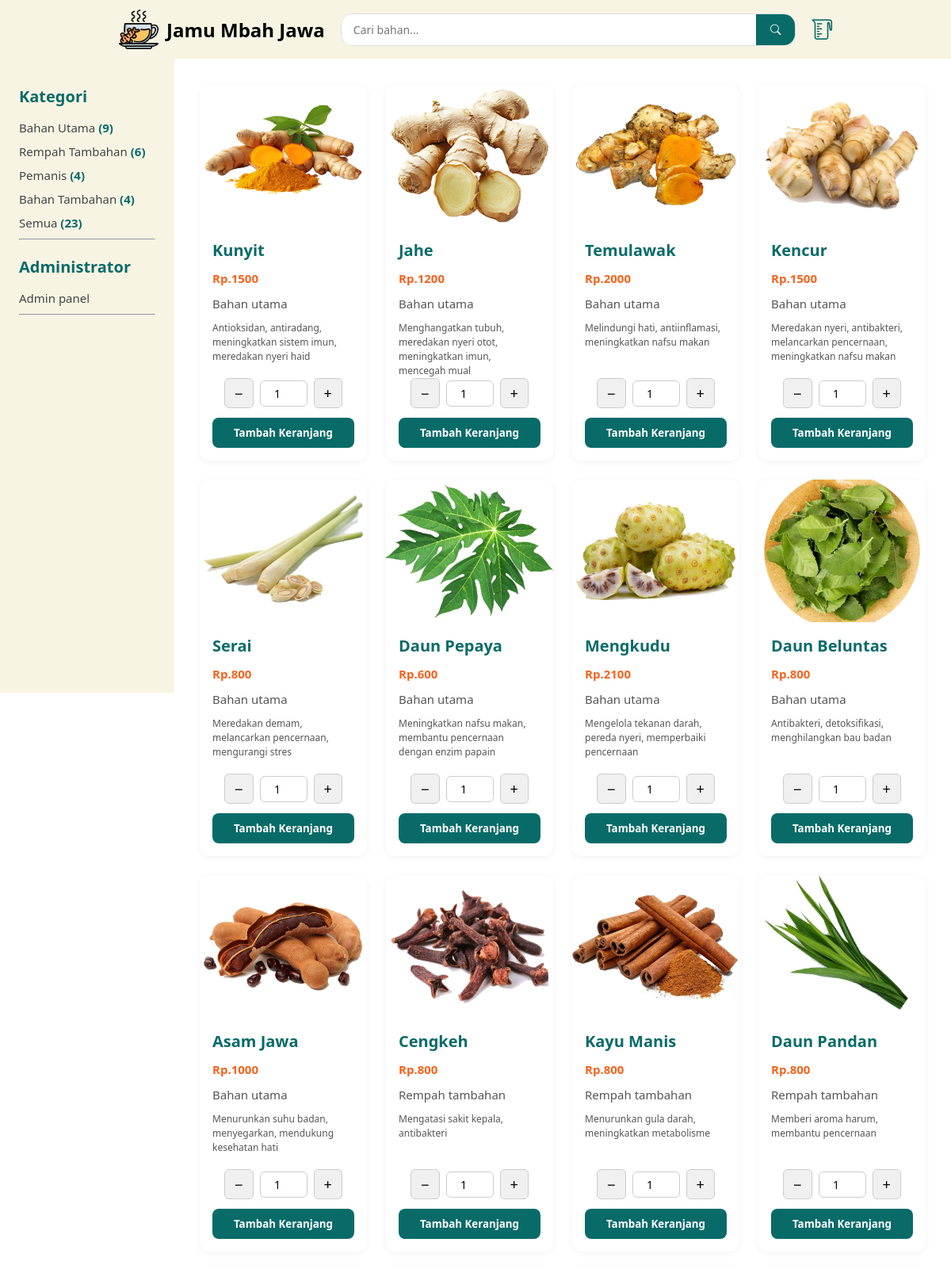
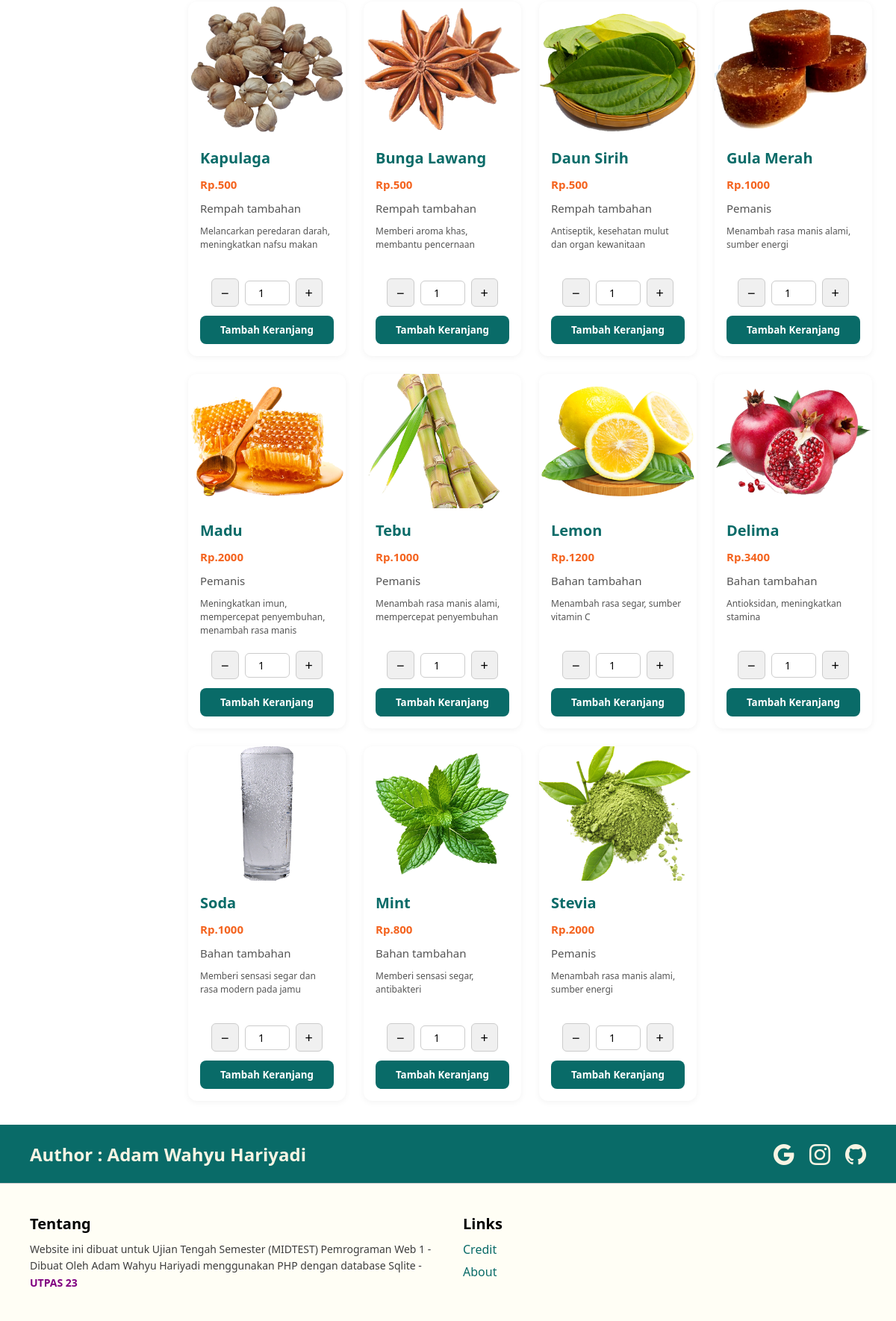
The page / on the database its author committed (2 pictures, top to bottom).
### tables this page shows
CREATE TABLE bahan (
  id INTEGER PRIMARY KEY,
  nama TEXT NOT NULL,
  deskripsi TEXT NOT NULL,
  harga INTEGER NOT NULL,
  jenis TEXT NOT NULL,
  foto VARCHAR(255)
);

### backend/koneksi.php (called while the page is built)
<?php
try{
    $kon = new \PDO('sqlite:'.__DIR__.'/../database/database.db');
}catch(\PDOException $e){
    echo $e->getMessage();
}
$namaToko = "Jamu Mbah Jawa";
include "worker.php";
include "call.php";

### backend/worker.php (called while the page is built, shortened)
<?php
class TableBahan{
    function fetchAllBahan(){
        global $kon;
        $stmt = $kon->query("SELECT * FROM bahan ORDER BY id ASC");
        return $stmt->fetchAll(PDO::FETCH_ASSOC);
    }
    function countEachDataCategory($cat){
        global $kon;
        $cat = "%$cat%";
        $stmt = $kon->prepare("SELECT * FROM bahan WHERE  jenis LIKE :cat");
        $stmt->bindParam(":cat", $cat);
        $stmt->execute();
        return count($stmt->fetchAll(PDO::FETCH_ASSOC));
    }
}
$bahan = new TableBahan();

### backend/call.php (called while the page is built, shortened)
<?php
$totalBahanUtama = $bahan->countEachDataCategory('bahan utama');
$totalRempahTambahan = $bahan->countEachDataCategory('rempah tambahan');
$totalPemanis = $bahan->countEachDataCategory('pemanis');
$totalBahanTambahan = $bahan->countEachDataCategory('bahan tambahan');
$totalBahan = count($bahan->fetchAllBahan());

### index.php (the view, shortened to what this page needs)
<?php
include("backend/koneksi.php");
$search = $_GET['search'] ?? '';
if ($search !== ''){
    $listBahan = $bahan->search($search);
}else{
    $listBahan = $bahan->fetchAllBahan();
}
?>
<!DOCTYPE html>
<html lang="id">
<head>
    <link rel="stylesheet" href="https://cdn.jsdelivr.net/npm/bootstrap-icons@1.13.1/font/bootstrap-icons.min.css">
    <link rel="stylesheet" href="asset/css/navbar.css">
    <link rel="stylesheet" href="asset/css/index.css">
    <link rel="stylesheet" href="asset/css/footer.css">
    <link rel="stylesheet" href="asset/css/global.css">
    <link rel="stylesheet" href="asset/css/card.css">
</head>
<body>
    <header>
        <?php include("pages/components/navbar.php"); ?>
    </header>
    <main>
        <div class="sidebar">
            <div class="side-content">
                <div class="category">
                    <h2>Kategori</h2>
                    <a href="?search=bahan+utama">Bahan Utama <span class="highlight-indicator">(<?= $totalBahanUtama; ?>)</span></a>
                    <a href="?search=rempah+tambahan">Rempah Tambahan <span class="highlight-indicator">(<?= $totalRempahTambahan; ?>)</span></a>
                    <a href="?search=pemanis">Pemanis <span class="highlight-indicator">(<?= $totalPemanis; ?>)</span></a>
                    <a href="?search=bahan+tambahan">Bahan Tambahan <span class="highlight-indicator">(<?= $totalBahanTambahan; ?>)</span></a>
                    <a href="?search=">Semua <span class="highlight-indicator">(<?= $totalBahan ?>)</span></a>
                    <hr>
                </div>
                <div class="admin">
                    <h2>Administrator</h2>
                    <a href="pages/admin/">Admin panel</a>
                    <hr>
                </div>
            </div>
        </div>
    <?php if (!empty($listBahan)): ?>
        <div class="content">
            <div class="card-grid">
                <?php foreach ($listBahan as $b): ?>
                <div class="card">
                    <img src="<?= $b['foto'] ?>" alt="<?= $b['nama'] ?>" class="card-img">
                    <div class="card-body">
                        <h3 class="card-title"><?= $b['nama'] ?></h3>
                        <h3 class="card-price">Rp.<?= $b['harga'] ?></h3>
                        <p class="card-category"><?= $b['jenis'] ?></p>
                        <p class="card-description"><?= $b['deskripsi'] ?></p>
                        <form action="" method="post" class="keranjang-form">
                            <div class="porsi-control">
                                <button type="button" class="kurang">−</button>
                                <input type="number" name="porsi" class="porsi-input" value="1" min="1" readonly>
                                <button type="button" class="tambah">+</button>
                            </div>
                            <button type="submit" class="card-button">Tambah Keranjang</button>
                        </form>
                    </div>
                </div>
                <?php endforeach; ?>
            </div>
            <?php else: ?>
                <p class="not-found">Tidak ada bahan... :( </p>
        </div>
            <?php endif; ?>
    </main>
    <footer>
        <?php include("pages/components/footer.php"); ?>
    </footer>
</body>
</html>

### pages/components/navbar.php (shortened to what this page needs)
<nav>
    <div class="logo">
        <img src="../asset/img/ginger-tea.png" alt="Logo" height="50px">
        <h2><?= $namaToko ?></h2>
    </div>
    <div class="search-container">
        <form action="/" method="get" class="search">
            <input type="text" name="search" id="search" placeholder="Cari bahan...">
            <button type="submit"><i class="bi bi-search"></i></button>
        </form>
    </div>
    <div class="cart">
        <a href="pages/keranjang.php"><i class="bi bi-measuring-cup"></i></a>
    </div>
</nav>

### pages/components/footer.php
<div class="social">
    <p>Author : Adam Wahyu Hariyadi</p>
    <div class="social-links">
        <ul class="link">
            <li><a target="_blank" href="mailto:adamdesign19@gmail.com"><i class="bi bi-google"></i></a></li>
            <li><a target="_blank" href="https://instagram.com/adamwahyuh"><i class="bi bi-instagram"></i></a></li>
            <li><a target="_blank" href="https://github.com/adamwahyuh"><i class="bi bi-github"></i></a></li>
        </ul>
    </div>
</div>
<div class="yapping">
    <div class="tentang">
        <h2>Tentang</h2>
        <p>Website ini dibuat untuk Ujian Tengah Semester (MIDTEST) Pemrograman Web 1 - Dibuat Oleh Adam Wahyu Hariyadi menggunakan PHP dengan database Sqlite -
            <a style="color:purple; font-weight:900;" href="https://utpas.ac.id">UTPAS 23</a></p>
    </div>
    <div class="credit">
        <h2>Links</h2>
        <ul>
            <li><a href="#">Credit</a></li>
            <li><a href="#">About</a></li>
        </ul>
    </div>
</div>

### asset/css/navbar.css (style rules this page uses)
nav { display: flex; align-items: center; justify-content: space-between; padding: 12px 150px; background-color: var(--primary-color); gap: 20px; flex-wrap: wrap; }
nav .logo { display: flex; align-items: center; gap: 10px; flex-shrink: 0; }
.search-container { flex: 1; display: flex; justify-content: center; }
.search { display: flex; width: 100%; max-width: 800px; background-color: white; border-radius: 15px; overflow: hidden; border: 1px solid #ddd; }
.search input[type="text"] { flex: 1; padding: 10px 15px; border: none; outline: none; font-size: 14px; }
.search button { background-color: var(--secondary-color); color: white; border: none; padding: 10px 18px; cursor: pointer; transition: background-color 0.3s ease; }
nav .cart a { font-size: 1.6rem; color: var(--secondary-color); transition:0.3s ease; flex-shrink: 0; }
.cart { position: relative; display: inline-block; }
a { text-decoration: none; }

### asset/css/index.css (style rules this page uses)
* { padding: 0; margin: 0; box-sizing: border-box; }
.highlight-indicator { color: var(--secondary-color); font-weight: 900; }
header { position: sticky; z-index: 99; top: 0; }
main { display: flex; min-height: 100vh; width: 100%; }
.sidebar { width: 220px; background-color: var(--primary-color); padding: 24px; position: sticky; top: 60px; height: 100vh; overflow-y: auto; }
.sidebar .category { margin-top: 10px; }
.sidebar h2 { font-size: 20px; color: var(--secondary-color); margin-bottom: 16px; }
.sidebar a { display: block; text-decoration: none; color: #444; margin-bottom: 10px; font-size: 15px; transition: color 0.3s, transform 0.3s; }
.content { flex: 1; padding: 32px; }
.category { margin-bottom: 20px; }

### asset/css/footer.css (style rules this page uses)
footer { display: flex; flex-direction: column; background-color: #f0ead2; color: #3e3e3e; }
footer .social { display: flex; flex-wrap: wrap; justify-content: space-between; background-color: var(--secondary-color); padding: 20px 40px; align-items: center; color: white; }
footer .social p { font-size: 24px; font-weight: bold; color: var(--primary-color); margin: 0; }
footer .social .social-links ul { display: flex; gap: 20px; list-style: none; padding: 0; margin: 0; }
footer .social .social-links a { font-size: 28px; color: var(--primary-color); transition: transform 0.3s, color 0.3s; }
footer .yapping { display: flex; flex-wrap: wrap; justify-content: space-between; padding: 40px; gap: 40px; background-color: #fffef5; border-top: 1px solid #ccc; }
footer .tentang, footer .credit { flex: 1 1 30px; }
footer .tentang h2, footer .credit h2 { font-size: 20px; color: black; margin-bottom: 10px; }
footer .tentang p { font-size: 14px; line-height: 1.6; }
footer .credit ul { list-style-type: none; padding: 0; }
footer .credit ul li { margin-bottom: 8px; }
footer .credit ul li a { text-decoration: none; color: var(--secondary-color); font-weight: 500; transition: color 0.3s ease; }

### asset/css/global.css (style rules this page uses)
:root { --primary-color : #f8f4e3; --secondary-color :#096B68; --white: #fff; --gray: #f4f4f4; --border: #e0e0e0; --danger: #e74c3c; }
* { padding: 0; margin: 0; font-family: 'Segoe UI', sans-serif; }

### rows shown on the page
bahan: foto (picture), nama "Kunyit", harga "1500", jenis "Bahan utama", deskripsi "Antioksidan, antiradang, meningkatkan sistem imun, meredakan nyeri haid"
bahan: foto (picture), nama "Jahe", harga "1200", jenis "Bahan utama", deskripsi "Menghangatkan tubuh, meredakan nyeri otot, meningkatkan imun, mencegah mual"
bahan: foto (picture), nama "Temulawak", harga "2000", jenis "Bahan utama", deskripsi "Melindungi hati, antiinflamasi, meningkatkan nafsu makan"
bahan: foto (picture), nama "Kencur", harga "1500", jenis "Bahan utama", deskripsi "Meredakan nyeri, antibakteri, melancarkan pencernaan, meningkatkan nafsu makan"
bahan: foto (picture), nama "Serai", harga "800", jenis "Bahan utama", deskripsi "Meredakan demam, melancarkan pencernaan, mengurangi stres"
bahan: foto (picture), nama "Daun Pepaya", harga "600", jenis "Bahan utama", deskripsi "Meningkatkan nafsu makan, membantu pencernaan dengan enzim papain"
bahan: foto (picture), nama "Mengkudu", harga "2100", jenis "Bahan utama", deskripsi "Mengelola tekanan darah, pereda nyeri, memperbaiki pencernaan"
bahan: foto (picture), nama "Daun Beluntas", harga "800", jenis "Bahan utama", deskripsi "Antibakteri, detoksifikasi, menghilangkan bau badan"
bahan: foto (picture), nama "Asam Jawa", harga "1000", jenis "Bahan utama", deskripsi "Menurunkan suhu badan, menyegarkan, mendukung kesehatan hati"
bahan: foto (picture), nama "Cengkeh", harga "800", jenis "Rempah tambahan", deskripsi "Mengatasi sakit kepala, antibakteri"
bahan: foto (picture), nama "Kayu Manis", harga "800", jenis "Rempah tambahan", deskripsi "Menurunkan gula darah, meningkatkan metabolisme"
bahan: foto (picture), nama "Daun Pandan", harga "800", jenis "Rempah tambahan", deskripsi "Memberi aroma harum, membantu pencernaan"
bahan: foto (picture), nama "Kapulaga", harga "500", jenis "Rempah tambahan", deskripsi "Melancarkan peredaran darah, meningkatkan nafsu makan"
bahan: foto (picture), nama "Bunga Lawang", harga "500", jenis "Rempah tambahan", deskripsi "Memberi aroma khas, membantu pencernaan"
bahan: foto (picture), nama "Daun Sirih", harga "500", jenis "Rempah tambahan", deskripsi "Antiseptik, kesehatan mulut dan organ kewanitaan"
bahan: foto (picture), nama "Gula Merah", harga "1000", jenis "Pemanis", deskripsi "Menambah rasa manis alami, sumber energi"
bahan: foto (picture), nama "Madu", harga "2000", jenis "Pemanis", deskripsi "Meningkatkan imun, mempercepat penyembuhan, menambah rasa manis"
bahan: foto (picture), nama "Tebu", harga "1000", jenis "Pemanis", deskripsi "Menambah rasa manis alami, mempercepat penyembuhan"
bahan: foto (picture), nama "Lemon", harga "1200", jenis "Bahan tambahan", deskripsi "Menambah rasa segar, sumber vitamin C"
bahan: foto (picture), nama "Delima", harga "3400", jenis "Bahan tambahan", deskripsi "Antioksidan, meningkatkan stamina"
bahan: foto (picture), nama "Soda", harga "1000", jenis "Bahan tambahan", deskripsi "Memberi sensasi segar dan rasa modern pada jamu"
bahan: foto (picture), nama "Mint", harga "800", jenis "Bahan tambahan", deskripsi "Memberi sensasi segar, antibakteri"
bahan: foto (picture), nama "Stevia", harga "2000", jenis "Pemanis", deskripsi "Menambah rasa manis alami, sumber energi"

### other values the page prints
$namaToko "Jamu Mbah Jawa"
$totalBahanUtama "9"
$totalRempahTambahan "6"
$totalPemanis "4"
$totalBahanTambahan "4"
$totalBahan "23"
